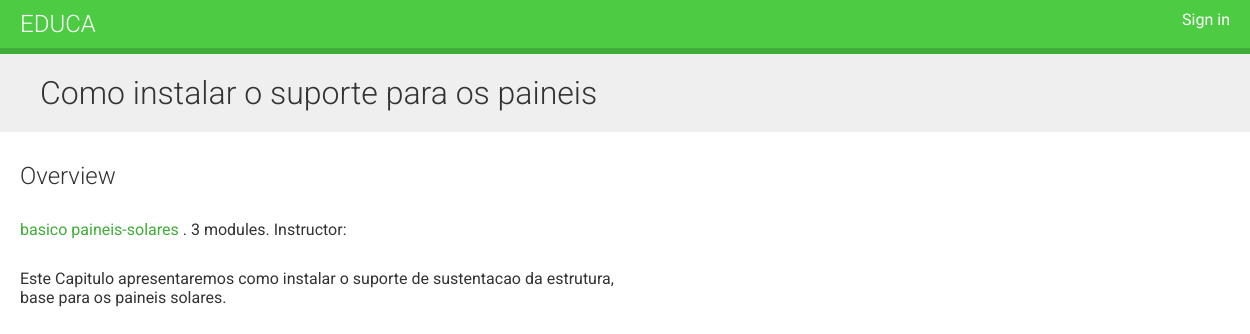
The page /course/como-instalar-o-suporte-para-os-paineis/ on the database its author committed.
### courses/models.py (models this page shows, shortened)
class Course(models.Model):
    owner = models.ForeignKey(User, related_name='courses_created', on_delete=models.CASCADE)
    subject = models.ForeignKey(Subject, related_name='courses', on_delete=models.CASCADE)
    title = models.CharField(max_length=200)
    slug = models.SlugField(max_length=200, unique=True)
    overview = models.TextField()
    created = models.DateTimeField(auto_now_add=True)
    class Meta:
        ordering = ['-created']

class Subject(models.Model):
    title = models.CharField(max_length=200)
    slug = models.SlugField(max_length=200, unique=True)
    class Meta:
        ordering = ['title']

### courses/views.py (the view)
class CourseDetailView(DetailView):
    model = Course
    template_name = 'courses/course/detail.html'
    def get_context_data(self, **kwargs):
        context = super().get_context_data(**kwargs)
        return context

### courses/templates/courses/course/detail.html (shortened to what this page needs)
{% extends "base.html" %}
{% block content %}
{% with subject=object.subject %}
<h1> {{ object.title }} </h1>
<div class="module">
  <h2>Overview</h2>
  <p> <a href="{% url 'course_list_subject' subject.slug %}">
    {{ subject.title }}
  </a>.
  {{ object.modules.count }}
  modules. Instructor: {{ object.owner.get_full_name }}
</p> {{ object.overview|linebreaks }}
 </div> {% endwith %} {% endblock %}

### courses/static/css/base.css (style rules this page uses)
body { margin:0; font-family:'Roboto', sans-serif; font-weight:400; color:#333; }
a { color:#3fad37; text-decoration:none; }
h1, h2, h3, h4, h5, h6 { font-family:'Roboto', sans-serif; font-weight:300; }
h1 { background:#efefef; width:100%; overflow:auto; padding:20px 0 20px 40px; margin:0; }
.module { padding:10px 20px; float:left; width:600px; }
.module p { margin:10px 0 20px; width:100%; float:left; }

### rows shown on the page
Course: title "Como instalar o suporte para os paineis", modules.count "3", overview "Este Capitulo apresentaremos como instalar o suporte de sustentacao da estrutura, base para os paineis solares."
Subject: title "basico paineis-solares"
